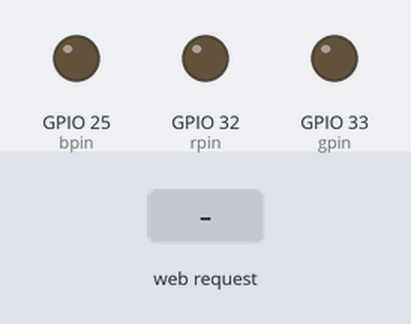
Recording of a sketch running on a simulated ESP32. Parts: output pins drawn as LEDs (lit = HIGH). Inputs (shaded band) come from the test bench. WiFi joins after 1.5 s; servers stay silent unless stated; what the sketch prints to the serial monitor is not drawn.

Above: at 2.7 s.
2.8 s: HTTP request GET /RED received
At 3.8 s:
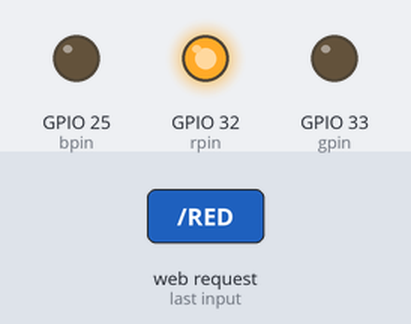
4.3 s: HTTP request GET /GREEN received
At 4.9 s:
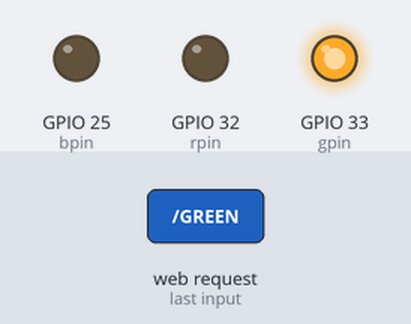
5.8 s: HTTP request GET /BLUE received
At 6.1 s:
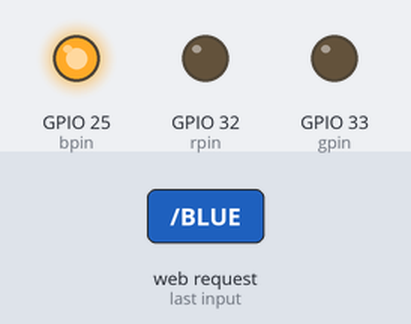
7.3 s: HTTP request GET /OFF received
At 8.4 s:
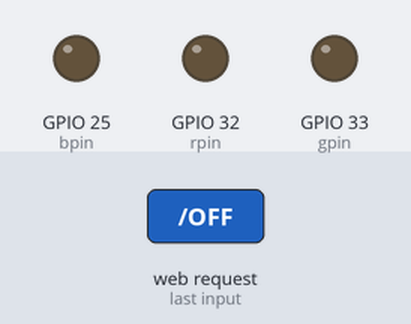
Timing chart, 0 to 9.8 s (numbered marks = the images above; inputs shaded):
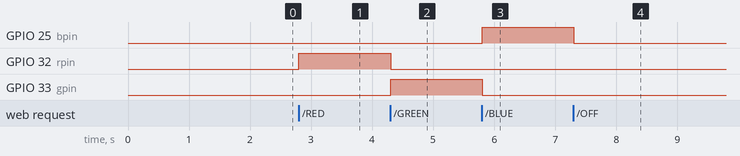

Measured:
- after the input at 2.8 s, GPIO 32 (rpin): LOW → HIGH at once
- after the input at 4.3 s, GPIO 32 (rpin): HIGH → LOW at once; GPIO 33 (gpin): LOW → HIGH at once
- after the input at 5.8 s, GPIO 25 (bpin): LOW → HIGH at once; GPIO 33 (gpin): HIGH → LOW at once
- after the input at 7.3 s, GPIO 25 (bpin): HIGH → LOW at once

The sketch:

jarvis_esp.ino
```cpp
#include <WiFi.h>

// Replace with your Wi-Fi credentials
const char* ssid = "...";
const char* password = "...";

// LED pin
const int rpin=32;
const int gpin=33;
const int bpin=25;
// Create Wi-Fi server on port 80
WiFiServer server(80);

void setup() {
  Serial.begin(115200);
  pinMode(rpin, OUTPUT);
  pinMode(gpin, OUTPUT);
  pinMode(bpin, OUTPUT);

  //setting all leds off
  digitalWrite(rpin, LOW);
  digitalWrite(gpin, LOW);
  digitalWrite(bpin, LOW);

  // Connect to Wi-Fi
  WiFi.begin(ssid, password);
  Serial.print("Connecting to WiFi");
  while (WiFi.status() != WL_CONNECTED) {
    delay(500);
    Serial.print(".");
  }
  Serial.println("\nConnected!");
  Serial.print("ESP32 IP Address: ");
  Serial.println(WiFi.localIP());

  server.begin();
}

void loop() {
  WiFiClient client = server.available(); // Check if a client connected
  if (client) {
    Serial.println("New Client.");
    String currentLine = "";
    String request = "";
    while (client.connected()) {
      if (client.available()) {
        char c = client.read();
        request += c;
        if (c == '\n') { // End of HTTP request line

          if (request.indexOf("GET /RED") >= 0) {
            digitalWrite(rpin, HIGH);
            digitalWrite(gpin, LOW);
            digitalWrite(bpin, LOW);

          }
          if (request.indexOf("GET /GREEN") >= 0) {
            digitalWrite(gpin, HIGH);
            digitalWrite(rpin, LOW);
            digitalWrite(bpin, LOW);
          }
          if (request.indexOf("GET /BLUE") >= 0) {
            digitalWrite(bpin, HIGH);
            digitalWrite(rpin, LOW);
            digitalWrite(gpin, LOW);
          }
          if (request.indexOf("GET /OFF") >= 0) {
            digitalWrite(rpin, LOW);
            digitalWrite(bpin, LOW);
            digitalWrite(gpin, LOW);

          }

          // Send HTML response
          client.println("HTTP/1.1 200 OK");
          client.println("Content-type:text/html");
          client.println();
          client.println("<!DOCTYPE html>");
          client.println("<html>");
          client.println("<h1>ESP32 LED Control</h1>");
          client.println("<button onclick=\"window.location.href='/RED'\">LED RED</button>");
          client.println("<button onclick=\"window.location.href='/BLUE'\">LED ;BLUE</button>");
          client.println("<button onclick=\"window.location.href='/GREEN'\">LED GREEN</button>");
          client.println("<button onclick=\"window.location.href='/OFF'\">LED OFF</button>");
          client.println("</html>");
          client.println();
          break;
        }
      }
    }
    delay(1);
    client.stop();
    Serial.println("Client Disconnected.");
  }
}
```
